Frame 1 (no input): blank canvas, image omitted
Frame 60 (the mouse pressed at the canvas centre just before this capture): blank canvas, image omitted
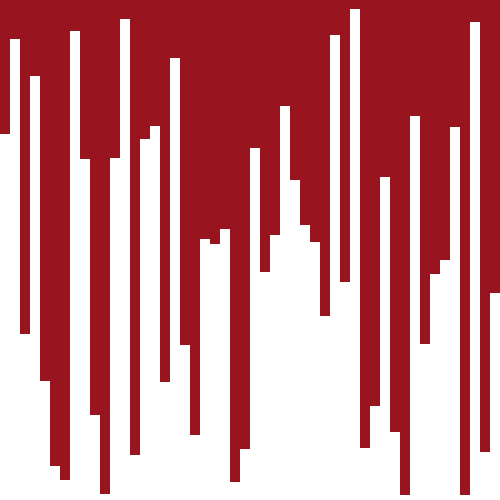
Frame 120 (the mouse held since frame 60 and released just before this capture)

The Processing sketch whose frames 1 and 60 were blank and that drew this single picture after the mouse press (run headless with seeded random() and noise(); from frame 60 on, the mouse is pressed at the canvas centre):

// Processing sketch: VisualArraySorter
// ── VisualArraySorter.pde
// 1. Create an array of ints. Don't initialize it yet.
int[] ints;

void setup() {
  // 2. Set the size of your window to at least 500 width 500 height
  size(500, 500);
  // 3. Initialize your array to 50
  ints = new int[50];
  // 4. Initialize the ints in the array with random numbers
  //    from 0 to the built-in height variable, (int)random(height)
  
  // 5. Call the noStroke() method to remove the outline for each shape
  noStroke();
}

void draw() {
  // 6. Set the background color with background(r, g, b);
  background(#981520);
  // 7. Set the color for your graph using the fill() method
  fill(#FFFFFF);
  // 8. Draw a rectangle for each int in your array.
  //    the x value will be the loop variable multipled by (width/intArray.length)
  //    the y value will the height variable
  //    the width is (width/intArray.length)
  //    the height is the negative array value at the array index, e.g. -intArray[ i ]
  for(int i = 0; i<ints.length; i++){
    rect(i*(width/ints.length), height, width/ints.length, -ints[i]);
  }
  // 9. Call the stepSort method
  stepSort(ints);
  // 10. Extract the code from step 4 that randomizes the array into a new method.
  
  // 11. Call the method you made in step 10 when the mouse is pressed using the mousePressed variable
  if(mousePressed) {
    randomizeArray(ints);
  }
}

void randomizeArray(int[] ints) {
  for(int i = 0; i<ints.length; i++){
    ints[i] = (int) random(0, 500);
  }
}

int startIndex = 1;

void stepSort(int[] arr) {
  for (int i = startIndex; i < arr.length; i++) {
    if (arr[i - 1] > arr[i]) {
      int t = arr[i];
      arr[i] = arr[i - 1];
      arr[i - 1] = t;

      startIndex = i;
      return;
    }
  }
  startIndex = 1;
}
